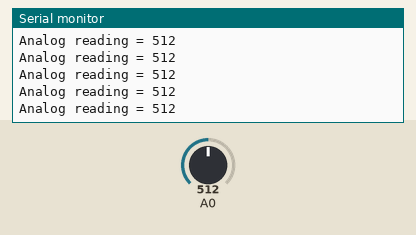
Bench run of a sketch on a simulated ESP8266 (NodeMCU). On the bench: the last lines printed to the serial monitor. The inputs (shaded band) are chosen by the test bench; at power-on: A0 = 512. WiFi joins after 1.5 s; servers stay silent unless stated; no MQTT or app messages arrive unless stated.

Above: at 2.7 s.
2.8 s: A0 set to 990
At 3.3 s:
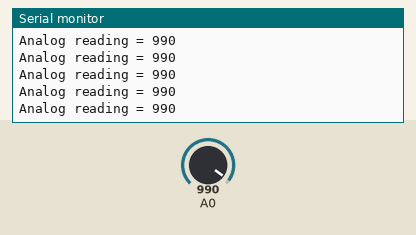
5.8 s: A0 set to 1018
At 6.6 s:
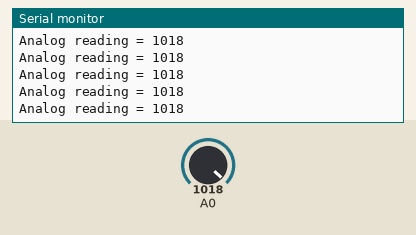
Timing chart, 0 to 8.8 s (numbered marks = the images above; inputs shaded):
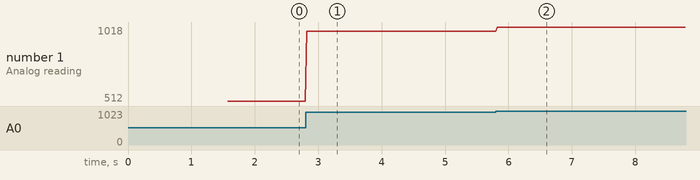

Measured:
- after the input at 2.8 s, the serial monitor: prints a new line at once (image 1)
- after the input at 5.8 s, the serial monitor: prints a new line at once (image 2)
- plotted number 1: 512 → 990 after the input at 2.8 s, 990 → 1018 after the input at 5.8 s

The sketch:

SmartBottleLogic.ino
```cpp
#include <ESP8266WiFi.h>
#include <Wire.h>
#include <PubSubClient.h>

#define wifi_ssid ""
#define wifi_password ""

#define mqtt_server ""
#define clientName "SmartBottle1"

WiFiClient espClient;
PubSubClient client(espClient);

void setup() {
  Serial.begin(9600);
  setup_wifi();

  client.setServer(mqtt_server, 1883);

}

void loop() {
  if (!client.connected()) {
    reconnect();
  }
  client.loop();
  client.publish("SmartBottle", String(readSensor()).c_str(), true);
}

void setup_wifi() {
  delay(10);
  // We start by connecting to a WiFi network
  Serial.println();
  Serial.print("Connecting to ");
  Serial.println(wifi_ssid);

  WiFi.begin(wifi_ssid, wifi_password);

  while (WiFi.status() != WL_CONNECTED) {
    delay(500);
    Serial.print(".");
  }

  Serial.println("");
  Serial.println("WiFi connected");
  Serial.println("IP address: ");
  Serial.println(WiFi.localIP());
}

void reconnect() {
  // Loop until we're reconnected
  while (!client.connected()) {
    Serial.print("Attempting MQTT connection...");
    // Attempt to connect
    // If you do not want to use a username and password, change next line to
    // if (client.connect("ESP8266Client")) {
    if (client.connect(clientName)) {
      Serial.println("connected");
    } else {
      Serial.print("failed, rc=");
      Serial.print(client.state());
      Serial.println(" try again in 5 seconds");
      // Wait 5 seconds before retrying
      delay(5000);
    }
  }
}

long readSensor(void) {
  int fsrReading = 0;
  fsrReading = analogRead(0);
  Serial.print("Analog reading = ");
  Serial.println(fsrReading);

  return map(fsrReading,0,1023,0,100);
}
```
